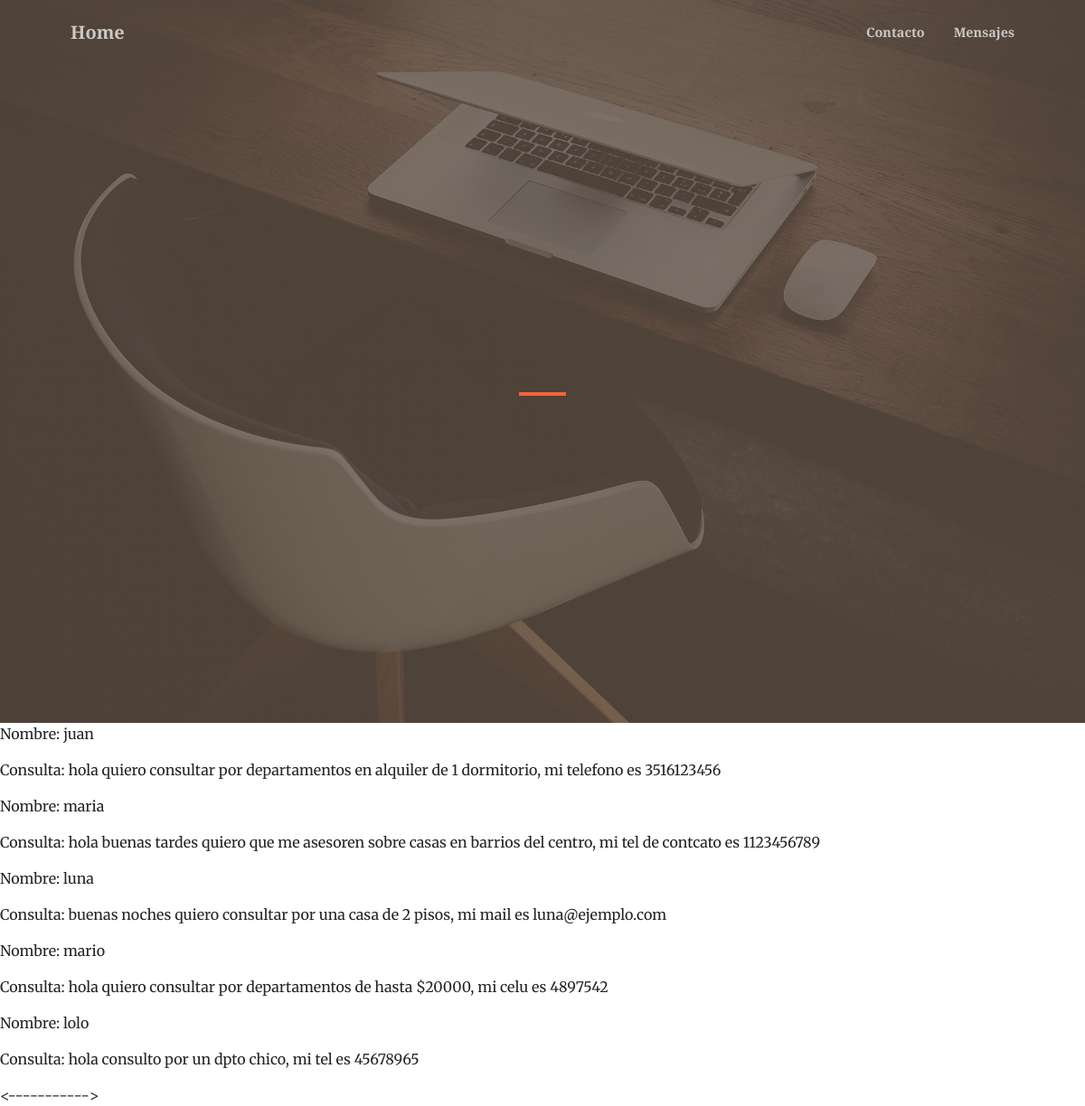
/appmensaje/mensajes/, run on the app's committed database.
### mensajes/models.py (models this page shows, shortened)
class Contacto(models.Model):
    nombre = models.CharField(max_length=150)
    mensaje = models.CharField(max_length=600)

### mensajes/views.py (the view)
class ContactoList(ListView):
    model = Contacto
    template_name = "mensajes/mensajes_list.html"

### mensajes/templates/mensajes/mensajes_list.html
{% extends 'mensajes/base.html' %}
{% block contenido %}
    {% for mensaje in object_list %}
        <p>Nombre: {{mensaje.nombre}}</p>
        <p>Consulta: {{mensaje.mensaje}}</p>
    {% endfor %}
{% endblock %}

### mensajes/templates/mensajes/base.html (shortened to what this page needs)
<!DOCTYPE html>
<html lang="en">
    <head>
        {% load static %}
        <link href="https://cdn.jsdelivr.net/npm/bootstrap-icons@1.5.0/font/bootstrap-icons.css" rel="stylesheet" />
        <link href="https://cdnjs.cloudflare.com/ajax/libs/SimpleLightbox/2.1.0/simpleLightbox.min.css" rel="stylesheet" />
        <link href="{% static 'inmobiliaria/css/styles.css' %}" rel="stylesheet" />
    </head>
    <body id="page-top">
        <nav class="navbar navbar-expand-lg navbar-light fixed-top py-3" id="mainNav">
            <div class="container px-4 px-lg-5">
                <a class="navbar-brand" href="">Home</a>
                <div class="collapse navbar-collapse" id="navbarResponsive">
                    <ul class="navbar-nav ms-auto my-2 my-lg-0">
                        <li class="nav-item"><a class="nav-link" href="{% url 'mensajes/crear' %}">Contacto</a></li>
                        <li class="nav-item"><a class="nav-link" href="{% url 'mensajes' %}">Mensajes</a></li>
                    </ul>
                </div>
            </div>
        </nav>
        <header class="masthead">
            <div class="container px-4 px-lg-10 h-100">
                <div class="row gx-4 gx-lg-10 h-100 align-items-center justify-content-center text-center">
                    <div class="col-lg-8 align-self-end">
                        <hr class="divider" />
                    </div>
                </div>
            </div>
        </header>
        {% block contenido %}
        {% endblock %}
    <----------->
</html>

### data on the page
Contacto: nombre "juan", mensaje "hola quiero consultar por departamentos en alquiler de 1 dormitorio, mi telefono es 3516123456"
Contacto: nombre "maria", mensaje "hola buenas tardes quiero que me asesoren sobre casas en barrios del centro, mi tel de contcato es 1123456789"
Contacto: nombre "luna", mensaje "buenas noches quiero consultar por una casa de 2 pisos, mi mail es luna@ejemplo.com"
Contacto: nombre "mario", mensaje "hola quiero consultar por departamentos de hasta $20000, mi celu es 4897542"
Contacto: nombre "lolo", mensaje "hola consulto por un dpto chico, mi tel es 45678965"
